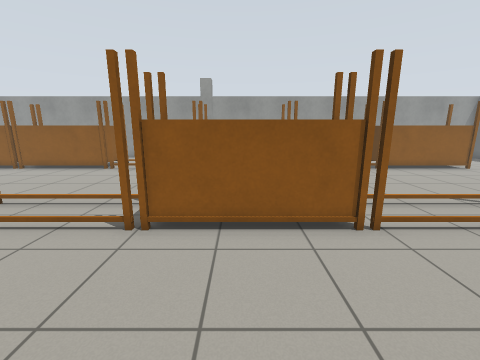
view 1 (above)

16 first-person views from a walk through a robot-simulator world made for Gazebo. The camera is 1.2 m above the floor, tilts 12° down and sees 90° across. The floor is counted in squares, 0.5 m on a side. Each view is taken from the middle of a square. On the plan, view 1 faces up. The plan holds only what a view shows up to about 16 squares ahead; the rest is blank.

view 2
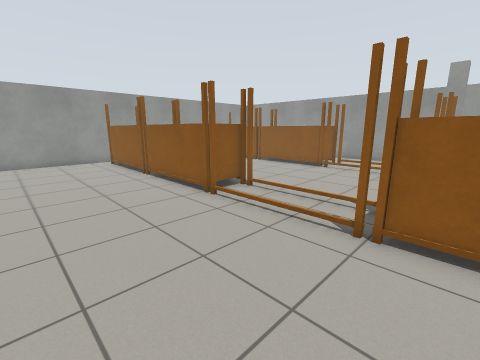

view 3
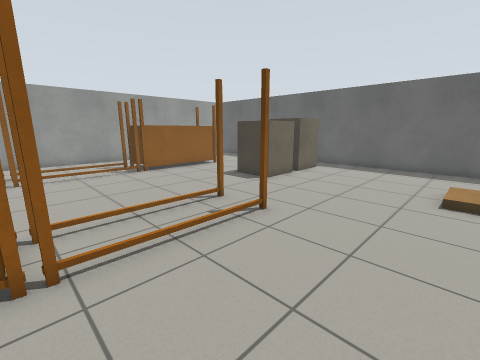

view 4
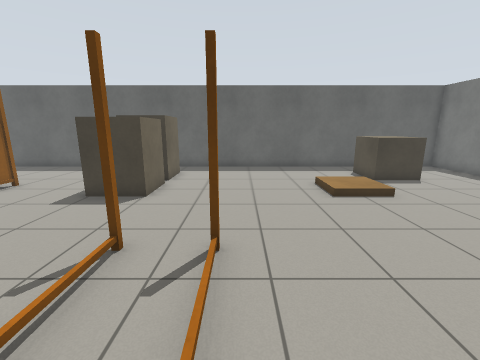

view 5
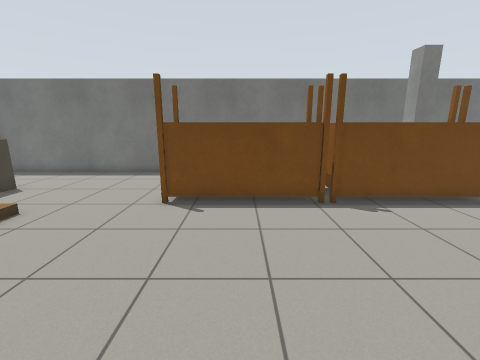

view 6
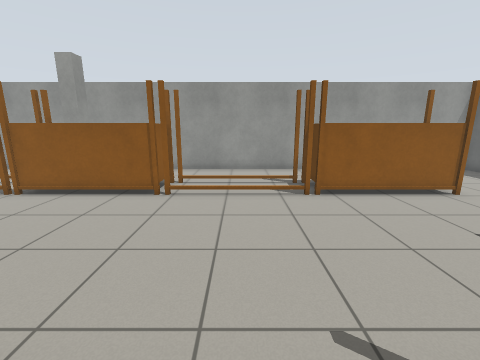

view 7
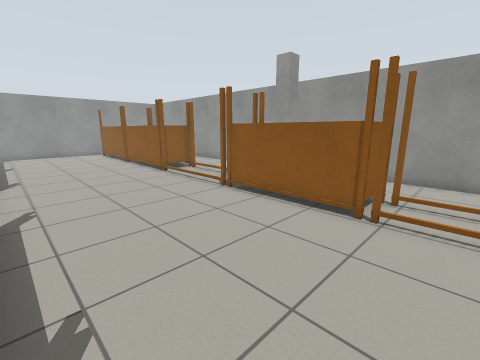

view 8
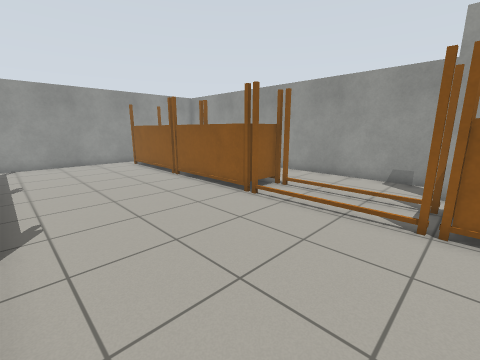

view 9
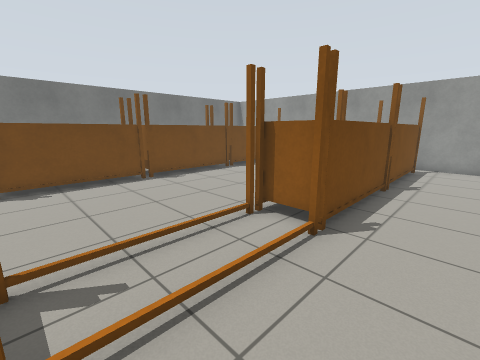

view 10
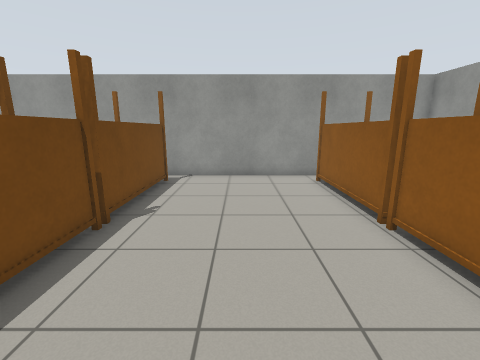

view 11
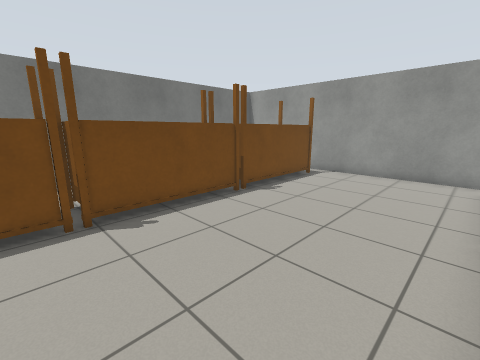

view 12
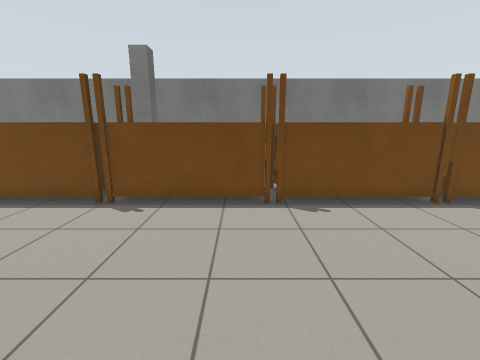

view 13
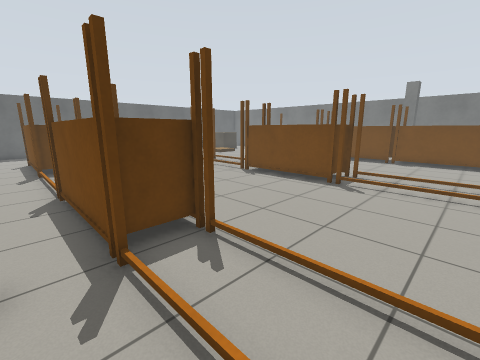

view 14
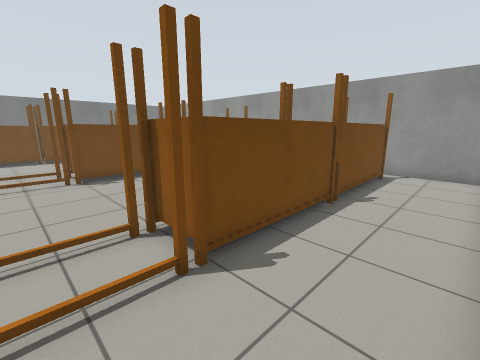

view 15
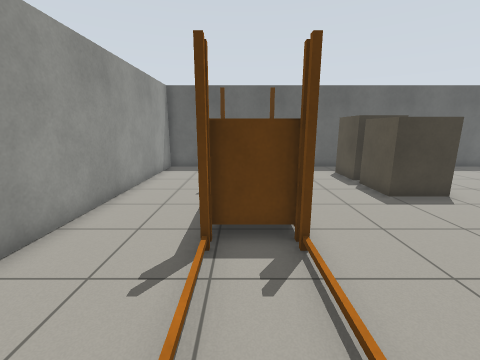

view 16
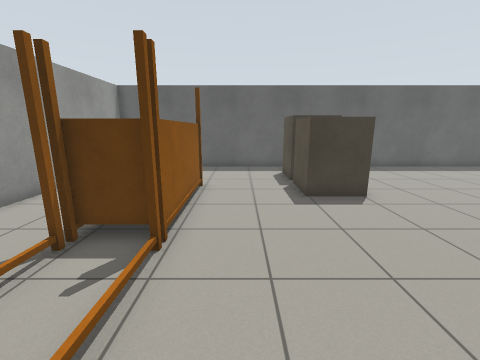

### Floor plan
Key: @ floor where view 1 was taken; # wall or solid block; . floor; P grey post; B brown box; O other object.
Columns run from 21 left of view 1 to 20 right of it. Each row starts with its distance up from view 1.
 21 ####    ##################################
 20 #..................    ..................#
 19 #.................PP    .................#
 18 #........................................#
 17 #.O....O....OO....OO....O.....O....O.....#
 16 #  OOOO OOOOO......OOOOOO.....OOOOO .....#
 15 #.OOOOOOOOOOOO....OOOOOOO.....OOOOOO.....#
 14 #........................................#
 13 #........................................#
 12 #........................................#
 11 #........................................#
 10 #.................................BBBBB .#
  9 #.................................BBBBB  #
  8 #.................O......................#
  7 #.OOOOOOOOOOOO.....OOOOOO................#
  6 #.OOOOOOOOOOOO....OOOOOOO................#
  5 #........................................#
  4 #........................................#
  3 #........................................#
  2 #........................................#
  1 #.................................   ....#
  0 #....................@............   ....#
 -1 #..................................  ....#
 -2 #.OOOOOOOOOOOOOOOOOOOOOOOOOOOO......BBB .#
 -3 #            O     O    O     ......BBB  #
 -4 #            O          O    O........   #
 -5 #                              ........  #
 -6                   PP           ......... #
 -7                                 .........#
 -8  #########################################

Where each view was taken, in squares from view 1:
view 1: 0 up, 0 right, facing up
view 2: 0 up, 1 left, facing up-left
view 3: 1 up, 3 right, facing up-right
view 4: 5 up, 4 right, facing right
view 5: 6 up, 6 right, facing down
view 6: 6 up, 6 right, facing up
view 7: 8 up, 5 right, facing up-left
view 8: 8 up, 2 left, facing up-left
view 9: 10 up, 3 left, facing down-left
view 10: 11 up, 8 left, facing left
view 11: 5 up, 7 left, facing down-left
view 12: 6 up, 7 left, facing down
view 13: 18 up, 7 left, facing down-right
view 14: 20 up, 6 left, facing down-left
view 15: 16 up, 4 right, facing right
view 16: 13 up, 4 right, facing right
